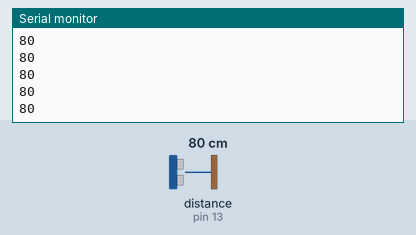
Bench run of a sketch on a simulated Arduino Uno, built with avr-gcc and run on an emulated ATmega328P. Parts: the last lines printed to the serial monitor. Wiring (inferred from the names in the program): ultrasonic range finder: trigger pin 12; echo pin 13. The test bench sets the inputs (shaded band); at power-on: distance to the obstacle (sensor on pin 13) 80 cm. The echo pulse lasts 58.3 µs per cm.

Above: at 1.2 s.
1.3 s: distance to the obstacle (sensor on pin 13) set to 2 cm
At 1.37 s:
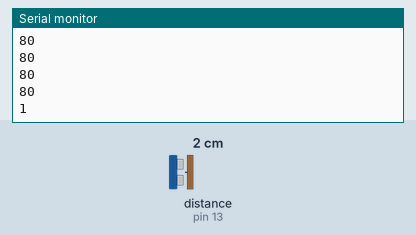
2.8 s: distance to the obstacle (sensor on pin 13) set to 4 cm
At 2.89 s:
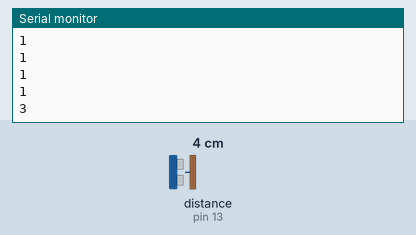
Timing chart, 0 to 5.8 s (numbered marks = the images above; inputs shaded):
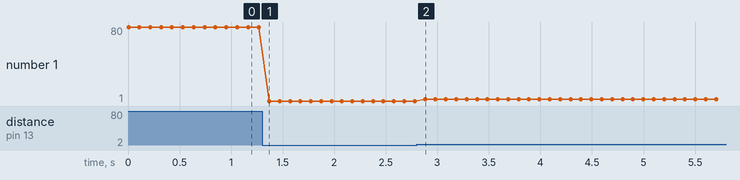

Measured:
- after the input at 1.3 s, the serial monitor: prints a new line after 0.07 s (image 1)
- after the input at 2.8 s, the serial monitor: prints a new line after 0.08 s (image 2)
- plotted number 1: 80 → 1 after the input at 1.3 s, 1 → 3 after the input at 2.8 s

The sketch:

Ultrasonic.ino
```cpp
#define TRIGPIN 12
#define ECHOPIN 13

long ping() {
  digitalWrite(TRIGPIN, LOW);
  delayMicroseconds(2);
  digitalWrite(TRIGPIN, HIGH);
  delayMicroseconds(10);
  digitalWrite(TRIGPIN, LOW);
  return pulseIn(ECHOPIN, HIGH)/58;
}

void setup() {
  Serial.begin(9600);
  pinMode(TRIGPIN, OUTPUT);
  pinMode(ECHOPIN, INPUT);
}

void loop() {
  long cm = ping();
  Serial.println(cm);

  delay(100);
}
```
